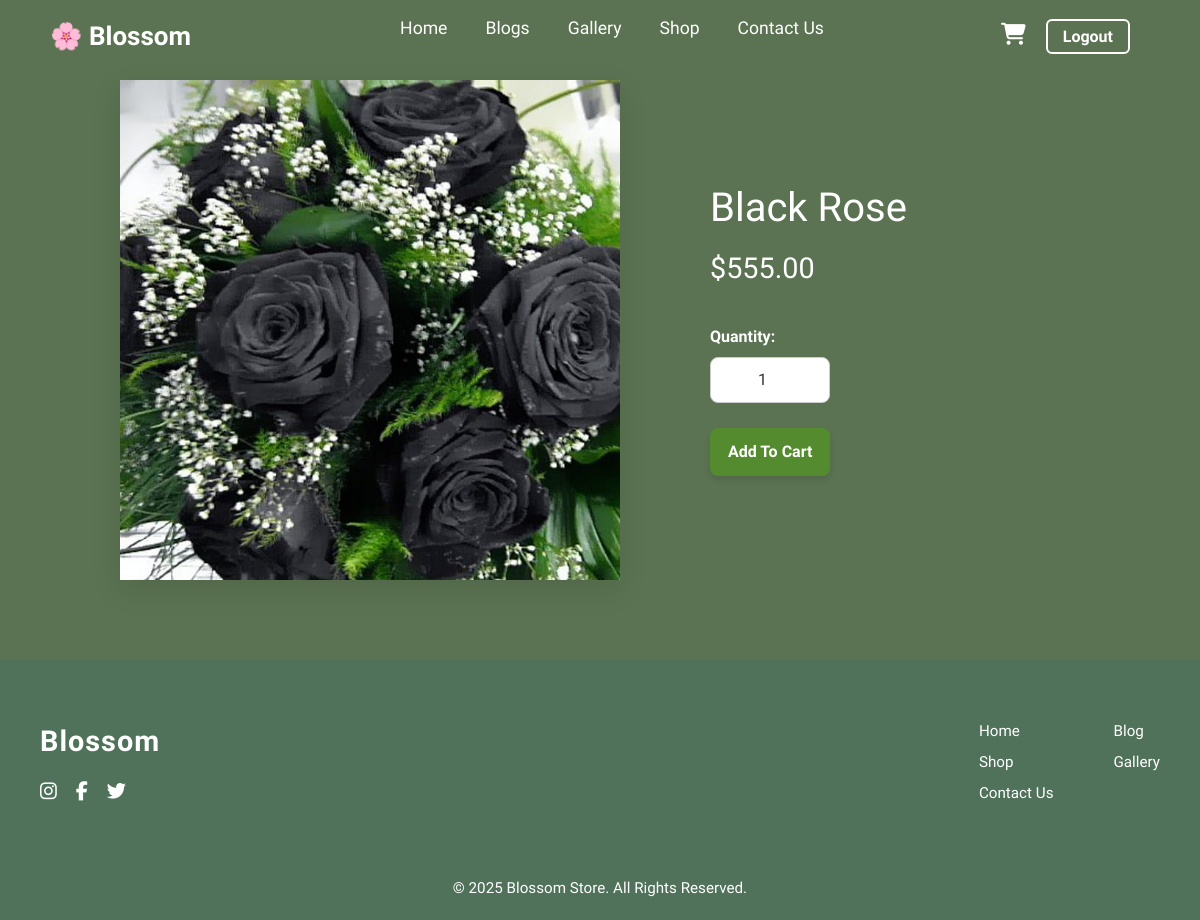
The app's page /product/5/ (signed in) with its own data.
### Blossom/models.py (models this page shows, shortened)
class Product(models.Model):
    category = models.ForeignKey(
        Category,
        related_name='products',
        on_delete=models.CASCADE,
        help_text="The product's main category.",
        null=True
    )
    name = models.CharField(max_length=100)
    price = models.DecimalField(max_digits=10, decimal_places=2)
    image = models.ImageField(upload_to='product_images/')
    is_available = models.BooleanField(default=True)
    class Meta:
        ordering = ['name']
        verbose_name_plural = "Products"

### Blossom/views.py (the view)
# urls.py: path('product/<int:pk>/', views.product_detail, name='product_detail'),
@login_required
def product_detail(request, pk):
    product = get_object_or_404(Product, pk=pk)
    context = {
        'product': product
    }
    return render(request, 'product_detail.html', context)

### templates/product_detail.html (shortened to what this page needs)
{% extends 'home.html' %}
{% load static %}
{% block content %}
<div class="product-detail-container">
    <div class="product-image">
        <img src="{{ product.image.url }}" alt="{{ product.name }}">
    </div>
    <div class="product-info">
        <div class="product-purchase-box">
            <h1 class="product-name">{{ product.name }}</h1>
            <p class="price">${{ product.price }}</p>
            <form method="POST" action="{% url 'add_to_cart' product.id %}">
                <label for="quantity">Quantity:</label>
                <div class="quantity-control">
                    <input type="number" id="quantity" name="quantity" value="1" min="1" required>
                </div>
                <button type="submit" class="add-to-cart-btn">Add To Cart</button>
            </form>
        </div>
    </div>
</div>
{% endblock content %}

### static/css/style.css (style rules this page uses)
* { margin: 0; padding: 0; box-sizing: border-box; }
body { margin: 0%; font-family: "Tagesschrift", system-ui; font-weight: 400; font-style: normal; background-color: #5b7352; display: flex; flex-direction: column; min-height: 100vh; }
.product-info { display: flex; justify-content: space-between; align-items: flex-start; padding-top: 5px; padding-left: 0; padding-right: 0; width: 100%; box-sizing: border-box; }
.product-detail-container { display: grid; grid-template-columns: 500px auto; gap: 90px; margin: 80px auto; padding: 0 70px; text-align: left; width: 1100px; }
.product-image { width: 100%; height: 500px; overflow: hidden; border-radius: 1px; box-shadow: 0 10px 30px rgba(0, 0, 0, 0.1); background-color: white; }
.product-image img { width: 100%; height: 100%; object-fit: cover; display: block; }
.product-info { padding: 20px 0; }
.product-name { font-size: 2.5rem; font-weight: 400; color: white; margin-bottom: 15px; }
.price { font-size: 1.8rem; font-weight: 300; color: white; margin-bottom: 5px; padding-bottom: 10px; display: inline-block; }
.product-info form { margin-top: 20px; display: block; }
.product-info label { display: block; font-size: 1rem; font-weight: 600; margin-bottom: 8px; color: white; }
.quantity-control input[type="number"] { width: 120px; padding: 10px; border: 1px solid #ccc; border-radius: 8px; text-align: center; font-size: 1rem; margin-bottom: 25px; outline: none; background-color: white; color: #333; }
.add-to-cart-btn { background-color: #558B2F; color: white; padding: 12px 18px; border: none; border-radius: 8px; cursor: pointer; font-size: 1rem; font-weight: 600; transition: background-color 0.3s ease; box-shadow: 0 4px 6px rgba(0, 0, 0, 0.1); }
.product-info { display: flex; align-items: center; gap: 15px; }

### records on screen
Product: image (picture), name "Black Rose", price "555.00"
